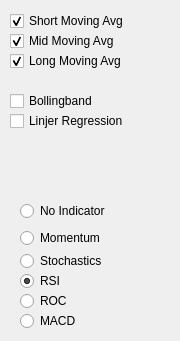
       <widget class="QWidget" name="tab_5">
        <attribute name="title">
         <string>TA</string>
        </attribute>
        <widget class="QRadioButton" name="radioButMacd">
         <property name="geometry">
          <rect>
           <x>20</x>
           <y>310</y>
           <width>117</width>
           <height>22</height>
          </rect>
         </property>
         <property name="text">
          <string>MACD</string>
         </property>
        </widget>
        <widget class="QRadioButton" name="radioButMomentum">
         <property name="geometry">
          <rect>
           <x>20</x>
           <y>230</y>
           <width>131</width>
           <height>16</height>
          </rect>
         </property>
         <property name="text">
          <string>Momentum</string>
         </property>
        </widget>
        <widget class="QRadioButton" name="radioButton">
         <property name="geometry">
          <rect>
           <x>20</x>
           <y>200</y>
           <width>117</width>
           <height>22</height>
          </rect>
         </property>
         <property name="text">
          <string>No Indicator</string>
         </property>
        </widget>
        <widget class="QCheckBox" name="checkBoxBollingBand">
         <property name="geometry">
          <rect>
           <x>10</x>
           <y>90</y>
           <width>111</width>
           <height>22</height>
          </rect>
         </property>
         <property name="text">
          <string>Bollingband</string>
         </property>
        </widget>
        <widget class="QCheckBox" name="checkBoxLongMvAvg">
         <property name="geometry">
          <rect>
           <x>10</x>
           <y>50</y>
           <width>151</width>
           <height>22</height>
          </rect>
         </property>
         <property name="text">
          <string>Long Moving Avg</string>
         </property>
         <property name="checked">
          <bool>true</bool>
         </property>
        </widget>
        <widget class="QRadioButton" name="radioButRoc">
         <property name="geometry">
          <rect>
           <x>20</x>
           <y>290</y>
           <width>117</width>
           <height>22</height>
          </rect>
         </property>
         <property name="text">
          <string>ROC</string>
         </property>
        </widget>
        <widget class="QRadioButton" name="radioButStochastics">
         <property name="geometry">
          <rect>
           <x>20</x>
           <y>250</y>
           <width>121</width>
           <height>22</height>
          </rect>
         </property>
         <property name="text">
          <string>Stochastics</string>
         </property>
        </widget>
        <widget class="QCheckBox" name="checkBoxMidMvAvg">
         <property name="geometry">
          <rect>
           <x>10</x>
           <y>30</y>
           <width>151</width>
           <height>22</height>
          </rect>
         </property>
         <property name="text">
          <string>Mid Moving Avg</string>
         </property>
         <property name="checked">
          <bool>true</bool>
         </property>
        </widget>
        <widget class="QRadioButton" name="radioButRSI">
         <property name="geometry">
          <rect>
           <x>20</x>
           <y>270</y>
           <width>151</width>
           <height>22</height>
          </rect>
         </property>
         <property name="text">
          <string>RSI</string>
         </property>
         <property name="checked">
          <bool>true</bool>
         </property>
        </widget>
        <widget class="QCheckBox" name="checkBoxLinjerReg">
         <property name="geometry">
          <rect>
           <x>10</x>
           <y>110</y>
           <width>151</width>
           <height>22</height>
          </rect>
         </property>
         <property name="text">
          <string>Linjer Regression</string>
         </property>
        </widget>
        <widget class="QCheckBox" name="checkBoxShortMvAvg">
         <property name="geometry">
          <rect>
           <x>10</x>
           <y>10</y>
           <width>151</width>
           <height>22</height>
          </rect>
         </property>
         <property name="text">
          <string>Short Moving Avg </string>
         </property>
         <property name="checked">
          <bool>true</bool>
         </property>
        </widget>
       </widget>
